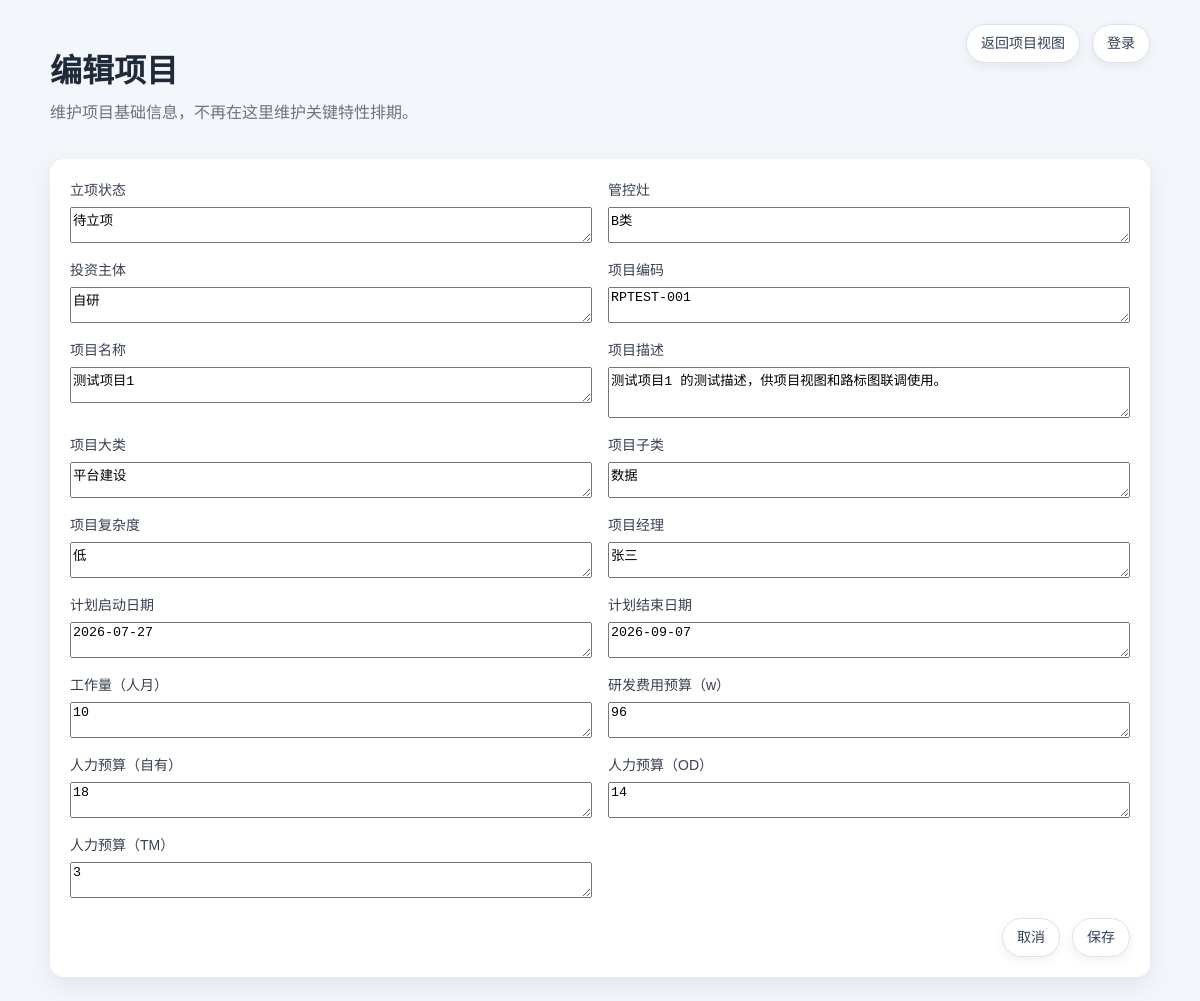
Screenshot of /admin/projects/1/edit with the database file from the repository.
### tables this page shows
CREATE TABLE projects (
                id INTEGER PRIMARY KEY AUTOINCREMENT,
                project_name TEXT,
                project_manager TEXT,
                workload_person_month TEXT,
                focus_work TEXT,
                feature_name TEXT,
                service_group TEXT,
                delivery_pm TEXT,
                "1/31" TEXT,
                "2/28" TEXT,
                "3/31" TEXT,
                "4/30" TEXT,
                "5/31" TEXT,
                "6/30" TEXT,
                "7/31" TEXT,
                "8/31" TEXT,
                "9/30" TEXT,
                "10/31" TEXT,
                "11/30" TEXT,
                "12/31" TEXT,
                created_at TEXT DEFAULT CURRENT_TIMESTAMP,
                updated_at TEXT DEFAULT CURRENT_TIMESTAMP
            , project_status TEXT, control_gate TEXT, investment_subject TEXT, project_code TEXT, project_description TEXT, project_category TEXT, project_subcategory TEXT, project_complexity TEXT, planned_start_date TEXT, planned_end_date TEXT, rd_budget_w TEXT, headcount_budget_self_owned TEXT, headcount_budget_od TEXT, headcount_budget_tm TEXT);

### src/app.py (the view, shortened to what this page needs)
@app.route('/admin/projects/<int:project_id>/edit', methods=['GET', 'POST'])
@login_required
def admin_project_edit(project_id):
    denied = require_feature('manage_projects', '当前账号不能管理项目')
    if denied:
        return denied
    project = load_project(project_id)
    if not project:
        return redirect(url_for('view_placeholder', view_key='department-pipeline-load'))
    return render_template('project_form.html', project=project, mode='edit', **build_auth_context())

### src/app.py (called while the page is built, shortened)
def default_feature_flags(role):
    role = normalize_permission_role(role)
    if role == 'admin':
        return {key: True for key in FEATURE_KEYS}
    return {
        'view_system': False,
        'manage_permissions': False,
        'manage_backup': False,
        'submit_requirement': True,
        'manage_requirement_status': False,
        'manage_projects': False,
        'manage_features': False,
        'manage_service_resources': False,
        'import_export_data': True,
    }

def normalize_permission_role(role_text):
    role = (role_text or '').strip().lower()
    return 'admin' if role == 'admin' else 'guest'

def oauth_enabled():
    return os.getenv("RELEASEPLAN_OAUTH_ENABLED", "false").lower() == "true"

def local_admin_enabled():
    admin_username = (os.getenv('RELEASEPLAN_LOCAL_ADMIN_USERNAME') or '').strip()
    admin_password = (os.getenv('RELEASEPLAN_LOCAL_ADMIN_PASSWORD') or '').strip()
    guest_username = (os.getenv('RELEASEPLAN_LOCAL_GUEST_USERNAME') or '').strip()
    guest_password = (os.getenv('RELEASEPLAN_LOCAL_GUEST_PASSWORD') or '').strip()
    return bool((admin_username and admin_password) or (guest_username and guest_password))

def auth_mode():
    if oauth_enabled() and local_admin_enabled():
        return 'hybrid'
    if oauth_enabled():
        return 'oauth2'
    if local_admin_enabled():
        return 'local'
    return 'none'

def get_current_user():
    return session.get('oauth_user') or session.get('local_user')

def get_current_user_roles():
    user = get_current_user() or {}
    roles = user.get('roles') or []
    if isinstance(roles, str):
        roles = [roles]
    return [str(role).strip().lower() for role in roles if str(role).strip()]

def get_current_user_features(user=None):
    user = user if user is not None else get_current_user()
    if not isinstance(user, dict):
        return default_feature_flags('guest')

def can_access(feature_key, user=None):
    mode = auth_mode()
    if mode == 'none':
        return True
    features = get_current_user_features(user)
    return bool(features.get(feature_key))

def can_edit(user=None):
    return can_access('manage_projects', user) or can_access('manage_features', user) or can_access('manage_service_resources', user) or can_access('manage_backup', user) or can_access('manage_permissions', user)

def require_feature(feature_key, message='当前账号没有该操作权限'):
    if can_access(feature_key):
        return None
    flash(message)
    return redirect(url_for('index'))

### templates/project_form.html (shortened to what this page needs)
<!doctype html>
<html lang="zh-CN">
<head>
  <link rel="stylesheet" href="{{ url_for('static', filename='style.css') }}">
</head>
<body>
  <div class="page form-page">
    <header class="toolbar">
      <div>
        <h1>{% if mode == 'edit' %}编辑项目{% else %}新增项目{% endif %}</h1>
        <p>维护项目基础信息，不再在这里维护关键特性排期。</p>
      </div>
      <div class="toolbar-actions">
        <a class="button secondary" href="{{ url_for('view_placeholder', view_key='department-pipeline-load') }}">返回项目视图</a>
        {% if current_user %}
          <span class="logout-wrap">
            <span class="user-chip" aria-label="当前登录用户" title="当前登录用户"></span>
            <span class="logout-popover">
              <span class="logout-user-name">{{ login_source_label }}{% if role_label %} · {{ role_label }}{% endif %}</span>
              <a class="button secondary" href="{{ url_for('oauth_logout') }}">退出登录</a>
            </span>
          </span>
        {% else %}
          <a class="button secondary" href="{{ url_for('local_login' if auth_mode == 'local' else 'oauth_login', next=request.path) }}">登录</a>
        {% endif %}
      </div>
    </header>
    <form method="post" class="card project-form">
      <div class="form-grid">
        <label>立项状态<textarea name="project_status" rows="2">{{ project.project_status or '' }}</textarea></label>
        <label>管控灶<textarea name="control_gate" rows="2">{{ project.control_gate or '' }}</textarea></label>
        <label>投资主体<textarea name="investment_subject" rows="2">{{ project.investment_subject or '' }}</textarea></label>
        <label>项目编码<textarea name="project_code" rows="2">{{ project.project_code or '' }}</textarea></label>
        <label>项目名称<textarea name="project_name" rows="2">{{ project.project_name or '' }}</textarea></label>
        <label>项目描述<textarea name="project_description" rows="3">{{ project.project_description or '' }}</textarea></label>
        <label>项目大类<textarea name="project_category" rows="2">{{ project.project_category or '' }}</textarea></label>
        <label>项目子类<textarea name="project_subcategory" rows="2">{{ project.project_subcategory or '' }}</textarea></label>
        <label>项目复杂度<textarea name="project_complexity" rows="2">{{ project.project_complexity or '' }}</textarea></label>
        <label>项目经理<textarea name="project_manager" rows="2">{{ project.project_manager or '' }}</textarea></label>
        <label>计划启动日期<textarea name="planned_start_date" rows="2">{{ project.planned_start_date or '' }}</textarea></label>
        <label>计划结束日期<textarea name="planned_end_date" rows="2">{{ project.planned_end_date or '' }}</textarea></label>
        <label>工作量（人月）<textarea name="workload_person_month" rows="2">{{ project.workload_person_month or '' }}</textarea></label>
        <label>研发费用预算（w）<textarea name="rd_budget_w" rows="2">{{ project.rd_budget_w or '' }}</textarea></label>
        <label>人力预算（自有）<textarea name="headcount_budget_self_owned" rows="2">{{ project.headcount_budget_self_owned or '' }}</textarea></label>
        <label>人力预算（OD）<textarea name="headcount_budget_od" rows="2">{{ project.headcount_budget_od or '' }}</textarea></label>
        <label>人力预算（TM）<textarea name="headcount_budget_tm" rows="2">{{ project.headcount_budget_tm or '' }}</textarea></label>
      </div>
      <div class="toolbar-actions">
        <a class="button secondary" href="{{ url_for('view_placeholder', view_key='department-pipeline-load') }}">取消</a>
        <button class="button" type="submit">保存</button>
      </div>
    </form>
  </div>
</body>
</html>

### static/style.css (style rules this page uses)
body { margin: 0; font-family: Arial, "PingFang SC", "Microsoft YaHei", sans-serif; background: #f3f6fb; color: #1f2937; }
.page { max-width: 1500px; margin: 0 auto; padding: 24px; }
header h1 { margin-bottom: 8px; }
header p { margin-top: 0; color: #6b7280; }
.card { background: #fff; border-radius: 16px; box-shadow: 0 8px 24px rgba(15, 23, 42, 0.08); }
.toolbar { display: flex; justify-content: space-between; gap: 16px; align-items: flex-start; margin-bottom: 20px; }
.toolbar-actions { display: flex; gap: 12px; align-items: center; flex-wrap: wrap; overflow: visible; }
.button { display: inline-flex; align-items: center; justify-content: center; padding: 10px 14px; border-radius: 999px; background: #ffffff; color: #334155; text-decoration: none; border: 1px solid #dbe3ee; cursor: pointer; font-size: 14px; font-family: inherit; line-height: 1.2; box-shadow: 0 4px 12px rgba(15, 23, 42, 0.06); }
.button.secondary { background: #ffffff; color: #334155; border-color: #dbe3ee; }
.card { background: #fff; border-radius: 14px; padding: 20px; box-shadow: 0 8px 24px rgba(15, 23, 42, 0.08); }
.form-page { max-width: 1100px; }
.project-form { display: flex; flex-direction: column; gap: 20px; }
.project-form .toolbar-actions { justify-content: flex-end; }
.form-grid { display: grid; grid-template-columns: repeat(2, minmax(0, 1fr)); gap: 16px; }
.form-grid label, .month-grid-form label, .block-field { display: flex; flex-direction: column; gap: 8px; font-size: 14px; color: #374151; }

### rows the page displays
projects: project_status "待立项", control_gate "B类", investment_subject "自研", project_code "RPTEST-001", project_name "测试项目1", project_description "测试项目1 的测试描述，供项目视图和路标图联调使用。", project_category "平台建设", project_subcategory "数据", project_complexity "低", project_manager "张三", planned_start_date "2026-07-27", planned_end_date "2026-09-07", workload_person_month "10", rd_budget_w "96", headcount_budget_self_owned "18", headcount_budget_od "14", headcount_budget_tm "3"
